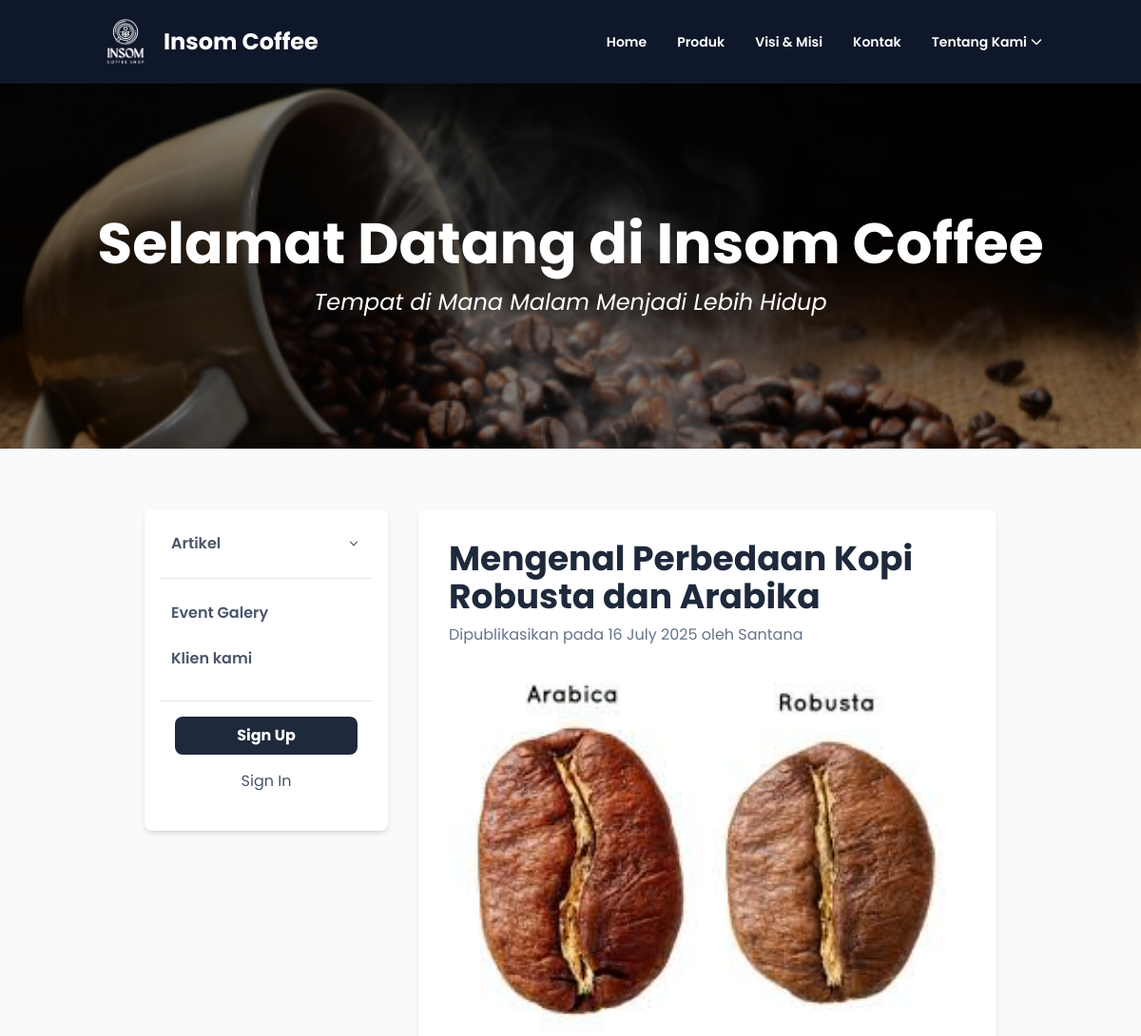
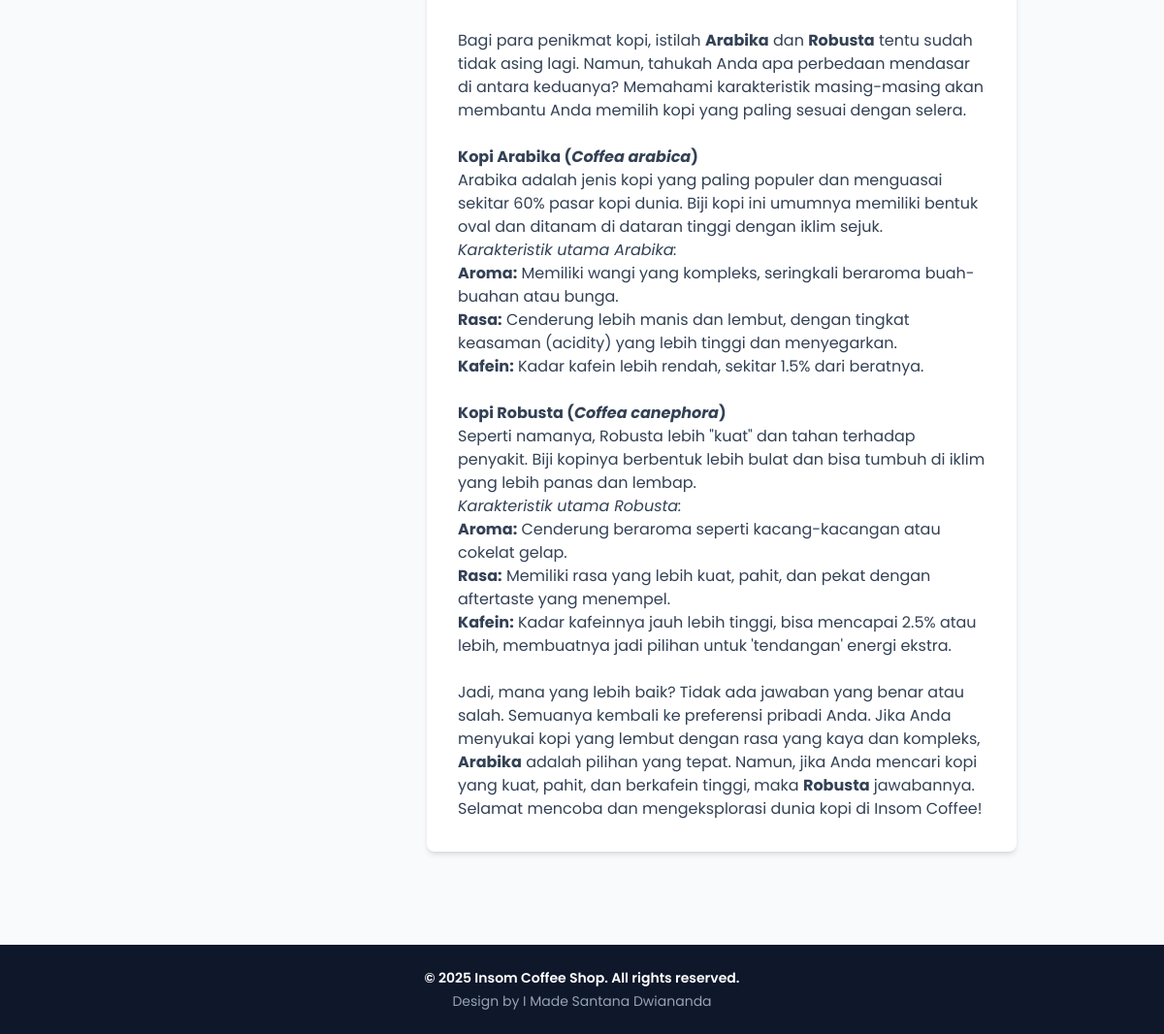
The app's page /artikel/baca/mengenal-perbedaan-kopi-robusta-dan-arabika with its own data (2 pictures, top to bottom).
### tables this page shows
CREATE TABLE `tb_artikel` (
  `id_artikel` int NOT NULL,
  `judul` varchar(255) NOT NULL,
  `slug` varchar(255) NOT NULL,
  `isi` text NOT NULL,
  `gambar` varchar(255) DEFAULT 'default.jpg',
  `penulis` varchar(100) DEFAULT NULL,
  `tanggal_dibuat` timestamp NULL DEFAULT CURRENT_TIMESTAMP
);

### application/controllers/Artikel.php (called while the page is built, shortened)
<?php
class Artikel extends CI_Controller {
    public function __construct()
    {
        $this->load->library(['session', 'form_validation', 'upload']);
        $this->load->helper(['url', 'text']);
        $this->load->model('Artikel_model');
    }
    public function baca($slug = null)
    {
        $artikel = $this->Artikel_model->get_by_slug($slug);
            $data['sidebar_artikel'] = $this->Artikel_model->get_all();
        $data['title'] = $artikel->judul;
        $data['artikel'] = $artikel;
        $data['konten'] = $this->load->view('artikel/detail_artikel', $data, TRUE);
        $this->load->view('dashboard', $data);
    }
}

### index.php (called while the page is built, shortened)
<?php
require_once BASEPATH.'core/CodeIgniter.php';

### application/models/Artikel_Model.php (called while the page is built, shortened)
<?php
class Artikel_Model extends CI_Model {
    private $table = 'tb_artikel';
    public function get_by_slug($slug)
    {
        return $this->db->get_where($this->table, ["slug" => $slug])->row();
    }
}

### application/views/artikel/detail_artikel.php (the view, shortened to what this page needs)
<div class="bg-white p-6 md:p-8 rounded-lg shadow-md max-w-4xl mx-auto">
    <h1 class="text-4xl font-bold text-slate-800"><?= htmlspecialchars($artikel->judul) ?></h1>
    <p class="text-slate-500 mt-2 mb-6">Dipublikasikan pada <?= date('d F Y', strtotime($artikel->tanggal_dibuat)) ?> oleh <?= htmlspecialchars($artikel->penulis) ?></p>
    <img src="<?= base_url('assets/img/artikel/' . $artikel->gambar) ?>" alt="<?= htmlspecialchars($artikel->judul) ?>" class="w-full h-auto max-h-96 object-cover rounded-lg mb-8">
    <div class="prose max-w-none text-slate-700">
        <?= $artikel->isi ?>
    </div>
</div>

### application/views/dashboard.php (style rules this page uses)
body { font-family: 'Poppins', sans-serif; }

### records on screen
tb_artikel: judul "Mengenal Perbedaan Kopi Robusta dan Arabika", tanggal_dibuat "16 July 2025", penulis "Santana", gambar (picture), isi "Bagi para penikmat kopi, istilah Arabika dan Robusta tentu sudah tidak asing lagi. Namun, tahukah Anda apa perbedaan mendasar di antara keduanya? Memahami karakteristik masing-masing akan membantu Anda memilih kopi yang paling sesuai dengan selera. Kopi Arabika ( Coffea arabica ) Arabika adalah jenis kopi yang paling populer dan menguasai sekitar 60% pasar kopi dunia. Biji kopi ini umumnya memiliki bentuk oval dan ditanam di dataran tinggi dengan iklim sejuk. Karakteristik utama Arabika: Aroma: Memiliki wangi yang kompleks, seringkali beraroma buah-buahan atau bunga. Rasa: Cenderung lebih manis dan lembut, dengan tingkat keasaman (acidity) yang lebih tinggi dan menyegarkan. Kafein: Kadar…"
